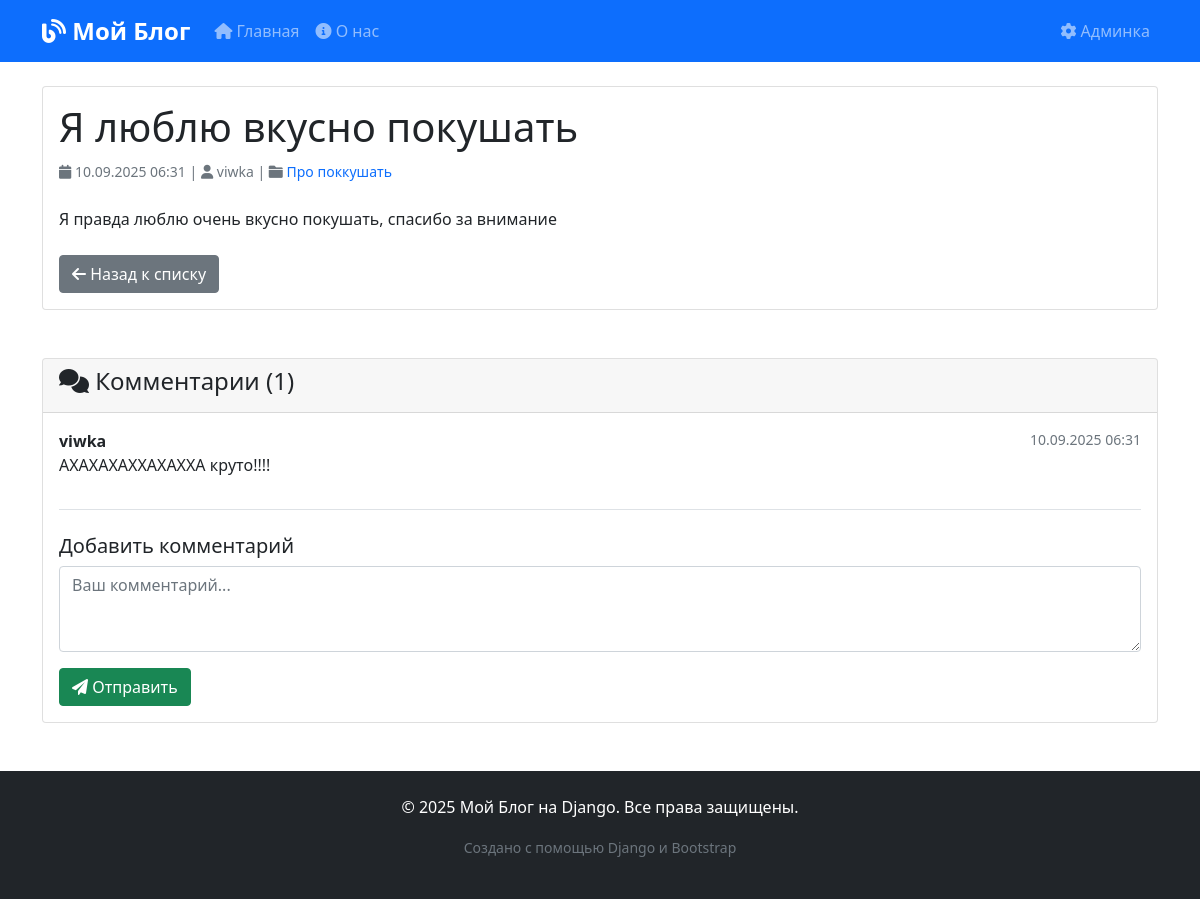
The app's page /post/ya-lyublyu-vkusno-pokushat/ with its own data.
### blog/models.py (models this page shows, shortened)
class Post(models.Model):
    title = models.CharField(max_length=200, verbose_name='Заголовок')
    slug = models.SlugField(unique=True, verbose_name='URL')
    content = models.TextField(verbose_name='Содержание')
    author = models.ForeignKey(User, on_delete=models.CASCADE, verbose_name='Автор')
    category = models.ForeignKey(Category, on_delete=models.SET_NULL, null=True, verbose_name='Категория')
    created_at = models.DateTimeField(auto_now_add=True, verbose_name='Создан')
    updated_at = models.DateTimeField(auto_now=True, verbose_name='Обновлен')
    is_published = models.BooleanField(default=False, verbose_name='Опубликован')
    class Meta:
        verbose_name = 'Пост'
        verbose_name_plural = 'Посты'
        ordering = ['-created_at']

class Category(models.Model):
    name = models.CharField(max_length=100, verbose_name='Название')
    slug = models.SlugField(unique=True, verbose_name='URL')
    class Meta:
        verbose_name = 'Категория'
        verbose_name_plural = 'Категории'

class Comment(models.Model):
    post = models.ForeignKey(Post, on_delete=models.CASCADE, related_name='comments')
    author = models.ForeignKey(User, on_delete=models.CASCADE)
    text = models.TextField(verbose_name='Текст комментария')
    created_at = models.DateTimeField(auto_now_add=True)
    class Meta:
        ordering = ['-created_at']

### blog/views.py (the view)
# urls.py: path('post/<slug:slug>/', views.PostDetailView.as_view(), name='post_detail'),
class PostDetailView(DetailView):
    model = Post
    template_name = 'blog/post_detail.html'
    context_object_name = 'post'
    def get_queryset(self):
        return Post.objects.filter(is_published=True)
    def get_context_data(self, **kwargs):
        context = super().get_context_data(**kwargs)
        context['comment_form'] = CommentForm()
        return context

### blog/forms.py (shortened to what this page needs)
class CommentForm(forms.ModelForm):
    class Meta:
        model = Comment
        fields = ['text']
        widgets = {
            'text': forms.Textarea(attrs={
                'class': 'form-control',
                'rows': 4,
                'placeholder': 'Напишите ваш комментарий здесь...',
                'style': 'resize: vertical; min-height: 100px;'
            })
        }
        labels = {
            'text': 'Комментарий'
        }
        help_texts = {
            'text': 'Максимум 1000 символов'
        }

### templates/blog/post_detail.html (shortened to what this page needs)
{% extends 'base.html' %}
{% block content %}
<article>
    <div class="card">
        <div class="card-body">
            <h1 class="card-title">{{ post.title }}</h1>
            <div class="text-muted mb-4">
                <small>
                    <i class="fas fa-calendar"></i> {{ post.created_at|date:"d.m.Y H:i" }} |
                    <i class="fas fa-user"></i> {{ post.author.username }} |
                    <i class="fas fa-folder"></i>
                    <a href="{% url 'category_posts' post.category.slug %}" class="text-decoration-none">
                        {{ post.category.name }}
                    </a>
                </small>
            </div>
            <div class="post-content">
                {{ post.content|linebreaks }}
            </div>
            <div class="mt-4">
                <a href="{% url 'post_list' %}" class="btn btn-secondary">
                    <i class="fas fa-arrow-left"></i> Назад к списку
                </a>
            </div>
        </div>
    </div>
</article>
<section class="mt-5">
    <div class="card">
        <div class="card-header">
            <h4><i class="fas fa-comments"></i> Комментарии ({{ post.comments.count }})</h4>
        </div>
        <div class="card-body">
            {% for comment in post.comments.all %}
            <div class="comment mb-3 border-bottom pb-3">
                <div class="d-flex justify-content-between">
                    <strong>{{ comment.author.username }}</strong>
                    <small class="text-muted">{{ comment.created_at|date:"d.m.Y H:i" }}</small>
                </div>
                <p class="mb-0">{{ comment.text|linebreaks }}</p>
            </div>
            {% empty %}
            <p class="text-muted">Пока нет комментариев. Будьте первым!</p>
            {% endfor %}
            <div class="mt-4">
                <h5>Добавить комментарий</h5>
                <form method="post" action="{% url 'add_comment' post.slug %}">
                    <div class="mb-3">
                        <textarea name="text" class="form-control" rows="3"
                                  placeholder="Ваш комментарий..." required></textarea>
                    </div>
                    <button type="submit" class="btn btn-success">
                        <i class="fas fa-paper-plane"></i> Отправить
                    </button>
                </form>
            </div>
        </div>
    </div>
</section>
{% endblock %}

### templates/base.html (style rules this page uses)
.card { transition: transform 0.2s; }

### records on screen
Post: title "Я люблю вкусно покушать", created_at "10.09.2025 06:31", author.username "viwka", category.name "Про поккушать", content "Я правда люблю очень вкусно покушать, спасибо за внимание", comments.count "1"
Comment: author.username "viwka", created_at "10.09.2025 06:31", text "АХАХАХАХХАХАХХА круто!!!!"
